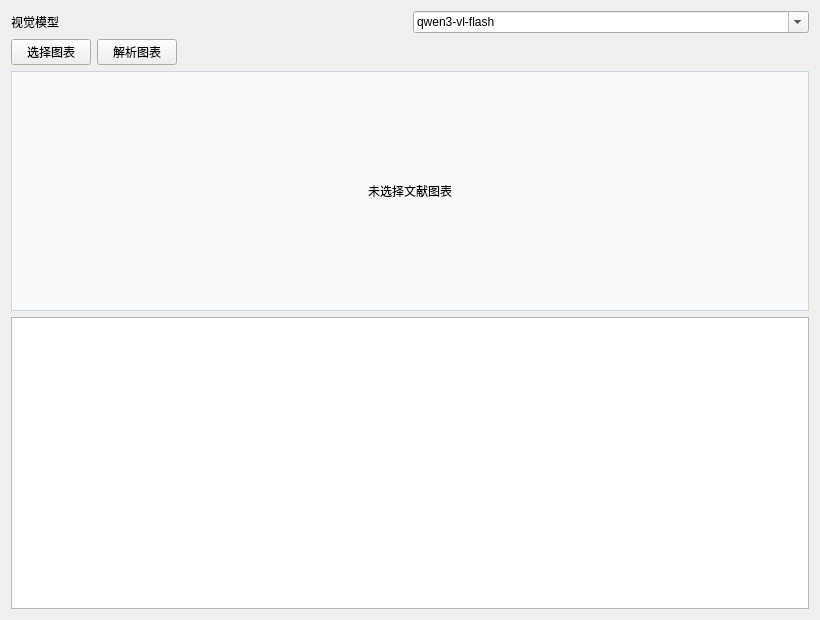
<?xml version="1.0" encoding="UTF-8"?>
<ui version="4.0">
 <class>ImageAnalysisPage</class>
 <widget class="QWidget" name="ImageAnalysisPage">
  <property name="geometry">
   <rect>
    <x>0</x>
    <y>0</y>
    <width>820</width>
    <height>620</height>
   </rect>
  </property>
  <property name="windowTitle">
   <string>文献图表解析</string>
  </property>
  <layout class="QVBoxLayout" name="imgLayout">
   <item>
    <layout class="QHBoxLayout" name="imgModelRow">
     <item>
      <widget class="QLabel" name="labelImgModel">
       <property name="text">
        <string>视觉模型</string>
       </property>
      </widget>
     </item>
     <item>
      <widget class="QComboBox" name="m_imgModel">
       <property name="editable">
        <bool>true</bool>
       </property>
       <item>
        <property name="text">
         <string>qwen3-vl-flash</string>
        </property>
       </item>
       <item>
        <property name="text">
         <string>qwen3-vl-plus</string>
        </property>
       </item>
       <item>
        <property name="text">
         <string>qwen-vl-max</string>
        </property>
       </item>
       <item>
        <property name="text">
         <string>qwen-vl-plus</string>
        </property>
       </item>
       <item>
        <property name="text">
         <string>qwen2.5-vl-72b-instruct</string>
        </property>
       </item>
       <item>
        <property name="text">
         <string>qwen2.5-vl-7b-instruct</string>
        </property>
       </item>
      </widget>
     </item>
    </layout>
   </item>
   <item>
    <layout class="QHBoxLayout" name="imgBtnRow">
     <item>
      <widget class="QPushButton" name="btnImgSelect">
       <property name="text">
        <string>选择图表</string>
       </property>
      </widget>
     </item>
     <item>
      <widget class="QPushButton" name="btnImgAnalyze">
       <property name="text">
        <string>解析图表</string>
       </property>
      </widget>
     </item>
     <item>
      <spacer name="imgSpacer">
       <property name="orientation">
        <enum>Qt::Horizontal</enum>
       </property>
       <property name="sizeHint" stdset="0">
        <size>
         <width>40</width>
         <height>20</height>
        </size>
       </property>
      </spacer>
     </item>
    </layout>
   </item>
   <item>
    <widget class="QLabel" name="imgPreview">
     <property name="minimumSize">
      <size>
       <width>360</width>
       <height>240</height>
      </size>
     </property>
     <property name="styleSheet">
      <string>border:1px solid #cbd5e1; background:#f8fafc;</string>
     </property>
     <property name="text">
      <string>未选择文献图表</string>
     </property>
     <property name="alignment">
      <set>Qt::AlignCenter</set>
     </property>
    </widget>
   </item>
   <item>
    <widget class="QTextEdit" name="imgResult">
     <property name="readOnly">
      <bool>true</bool>
     </property>
    </widget>
   </item>
  </layout>
 </widget>
 <resources/>
 <connections/>
</ui>
